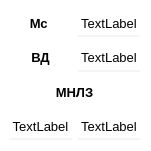
  <widget class="QWidget" name="widget_6" native="true">
   <property name="geometry">
    <rect>
     <x>10</x>
     <y>200</y>
     <width>151</width>
     <height>151</height>
    </rect>
   </property>
   <property name="styleSheet">
    <string notr="true">background-color: rgb(255, 255, 255);</string>
   </property>
   <widget class="QWidget" name="layoutWidget">
    <property name="geometry">
     <rect>
      <x>9</x>
      <y>9</y>
      <width>131</width>
      <height>131</height>
     </rect>
    </property>
    <layout class="QVBoxLayout" name="verticalLayout_28">
     <item>
      <layout class="QHBoxLayout" name="horizontalLayout_27">
       <item>
        <widget class="QLabel" name="label_250">
         <property name="font">
          <font>
           <pointsize>10</pointsize>
           <weight>75</weight>
           <bold>true</bold>
          </font>
         </property>
         <property name="text">
          <string>Мс </string>
         </property>
         <property name="alignment">
          <set>Qt::AlignCenter</set>
         </property>
        </widget>
       </item>
       <item>
        <widget class="QLabel" name="label_244">
         <property name="font">
          <font>
           <pointsize>10</pointsize>
          </font>
         </property>
         <property name="layoutDirection">
          <enum>Qt::LeftToRight</enum>
         </property>
         <property name="styleSheet">
          <string notr="true">background-color: rgb(255, 255, 255);
border-bottom: 2px solid #F5F5F5;
</string>
         </property>
         <property name="text">
          <string>TextLabel</string>
         </property>
         <property name="alignment">
          <set>Qt::AlignCenter</set>
         </property>
        </widget>
       </item>
      </layout>
     </item>
     <item>
      <layout class="QHBoxLayout" name="horizontalLayout_28">
       <item>
        <widget class="QLabel" name="label_252">
         <property name="font">
          <font>
           <pointsize>10</pointsize>
           <weight>75</weight>
           <bold>true</bold>
          </font>
         </property>
         <property name="text">
          <string>ВД</string>
         </property>
         <property name="alignment">
          <set>Qt::AlignCenter</set>
         </property>
        </widget>
       </item>
       <item>
        <widget class="QLabel" name="label_246">
         <property name="font">
          <font>
           <pointsize>10</pointsize>
          </font>
         </property>
         <property name="styleSheet">
          <string notr="true">background-color: rgb(255, 255, 255);
border-bottom: 2px solid #F5F5F5;
</string>
         </property>
         <property name="text">
          <string>TextLabel</string>
         </property>
         <property name="alignment">
          <set>Qt::AlignCenter</set>
         </property>
        </widget>
       </item>
      </layout>
     </item>
     <item>
      <widget class="QLabel" name="label_254">
       <property name="font">
        <font>
         <pointsize>10</pointsize>
         <weight>75</weight>
         <bold>true</bold>
        </font>
       </property>
       <property name="text">
        <string>МНЛЗ</string>
       </property>
       <property name="alignment">
        <set>Qt::AlignCenter</set>
       </property>
      </widget>
     </item>
     <item>
      <layout class="QHBoxLayout" name="horizontalLayout_29">
       <item>
        <widget class="QLabel" name="label_248">
         <property name="font">
          <font>
           <pointsize>10</pointsize>
          </font>
         </property>
         <property name="styleSheet">
          <string notr="true">background-color: rgb(255, 255, 255);
border-bottom: 2px solid #F5F5F5;
</string>
         </property>
         <property name="text">
          <string>TextLabel</string>
         </property>
         <property name="alignment">
          <set>Qt::AlignCenter</set>
         </property>
        </widget>
       </item>
       <item>
        <widget class="QLabel" name="label_249">
         <property name="font">
          <font>
           <pointsize>10</pointsize>
          </font>
         </property>
         <property name="styleSheet">
          <string notr="true">background-color: rgb(255, 255, 255);
border-bottom: 2px solid #F5F5F5;
</string>
         </property>
         <property name="text">
          <string>TextLabel</string>
         </property>
         <property name="alignment">
          <set>Qt::AlignCenter</set>
         </property>
        </widget>
       </item>
      </layout>
     </item>
    </layout>
   </widget>
  </widget>
